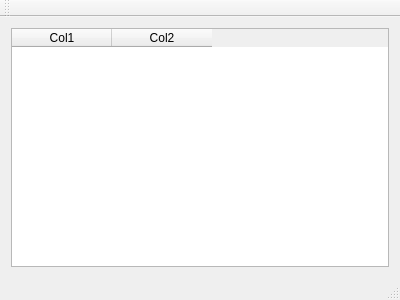
<?xml version="1.0" encoding="UTF-8"?>
<ui version="4.0">
 <class>MainWindow</class>
 <widget class="QMainWindow" name="MainWindow">
  <property name="geometry">
   <rect>
    <x>0</x>
    <y>0</y>
    <width>400</width>
    <height>300</height>
   </rect>
  </property>
  <property name="windowTitle">
   <string>MainWindow</string>
  </property>
  <widget class="QWidget" name="centralWidget">
   <layout class="QVBoxLayout" name="verticalLayout">
    <item>
     <widget class="QTableWidget" name="tableWidget">
      <column>
       <property name="text">
        <string>Col1</string>
       </property>
      </column>
      <column>
       <property name="text">
        <string>Col2</string>
       </property>
      </column>
     </widget>
    </item>
   </layout>
  </widget>
  <widget class="QMenuBar" name="menuBar">
   <property name="geometry">
    <rect>
     <x>0</x>
     <y>0</y>
     <width>400</width>
     <height>25</height>
    </rect>
   </property>
  </widget>
  <widget class="QToolBar" name="mainToolBar">
   <attribute name="toolBarArea">
    <enum>TopToolBarArea</enum>
   </attribute>
   <attribute name="toolBarBreak">
    <bool>false</bool>
   </attribute>
  </widget>
  <widget class="QStatusBar" name="statusBar"/>
 </widget>
 <layoutdefault spacing="6" margin="11"/>
 <resources/>
 <connections/>
</ui>
